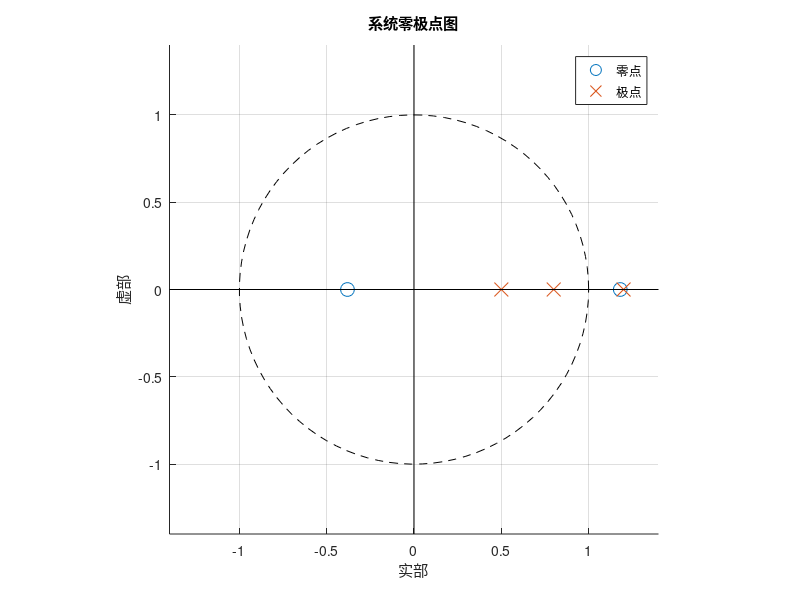

MATLAB code to generate this figure: (Note: this script raises an error after producing the figure.)
% 清空工作空间和命令窗口
clear;
clc;

% 定义系统的分子和分母多项式系数
num = [2 -1.6 -0.9];    % 分子系数：2z^2 - 1.6z - 0.9
den = [1 -2.5 1.96 -0.48];  % 分母系数：z^3 - 2.5z^2 + 1.96z - 0.48

% 计算零点和极点
zeros = roots(num);  % 计算零点
poles = roots(den);  % 计算极点

% 创建新图窗
figure;
hold on;

% 绘制单位圆
theta = linspace(0, 2*pi, 100);
plot(cos(theta), sin(theta), 'k--');  % 绘制虚线单位圆

% 绘制零点和极点
zeroPlot = plot(real(zeros), imag(zeros), 'o', 'MarkerSize', 10);  % 零点用圆圈表示
polePlot = plot(real(poles), imag(poles), 'x', 'MarkerSize', 10);  % 极点用叉表示

% 添加图例
legend([zeroPlot, polePlot], '零点', '极点');

% 设置坐标轴
grid on;
axis equal;
xlabel('实部');
ylabel('虚部');
title('系统零极点图');

% 添加坐标轴
axisLength = max(max(abs([real(zeros); imag(zeros); real(poles); imag(poles)]))) + 0.2;
axis([-axisLength axisLength -axisLength axisLength]);
plot([-axisLength axisLength], [0 0], 'k-', 'LineWidth', 0.5);  % x轴
plot([0 0], [-axisLength axisLength], 'k-', 'LineWidth', 0.5);  % y轴

% 判断系统稳定性
fprintf('\n系统极点：\n');
for i = 1:length(poles)
    fprintf('p%d = %s\n', i, format_complex(poles(i)));
end

fprintf('\n系统零点：\n');
for i = 1:length(zeros)
    fprintf('z%d = %s\n', i, format_complex(zeros(i)));
end

% 判断稳定性
isStable = all(abs(poles) < 1);
fprintf('\n稳定性分析：\n');
if isStable
    fprintf('系统稳定：所有极点都位于单位圆内。\n');
else
    fprintf('系统不稳定：存在极点位于单位圆外或单位圆上。\n');
    % 显示不稳定极点
    unstablePoles = poles(abs(poles) >= 1);
    fprintf('不稳定极点：\n');
    for i = 1:length(unstablePoles)
        fprintf('p = %s, |p| = %.4f\n', format_complex(unstablePoles(i)), abs(unstablePoles(i)));
    end
end

% 1. 添加稳定裕度计算
margin = 1 - max(abs(poles));
fprintf('稳定裕度：%.4f\n', margin);

% 2. 添加交互式功能
datacursormode on;  % 允许用鼠标查看具体点的值

% 3. 添加系统类型判断
system_type = '';
if all(abs(poles) < 1)
    if any(abs(poles) > 0.95)
        system_type = '临界稳定';
    else
        system_type = '渐进稳定';
    end
else
    system_type = '不稳定';
end
fprintf('系统类型：%s\n', system_type);

% 辅助函数：格式化复数输出
function str = format_complex(z)
    if imag(z) == 0
        str = sprintf('%.4f', real(z));
    elseif real(z) == 0
        str = sprintf('%.4fi', imag(z));
    elseif imag(z) < 0
        str = sprintf('%.4f - %.4fi', real(z), -imag(z));
    else
        str = sprintf('%.4f + %.4fi', real(z), imag(z));
    end
end

